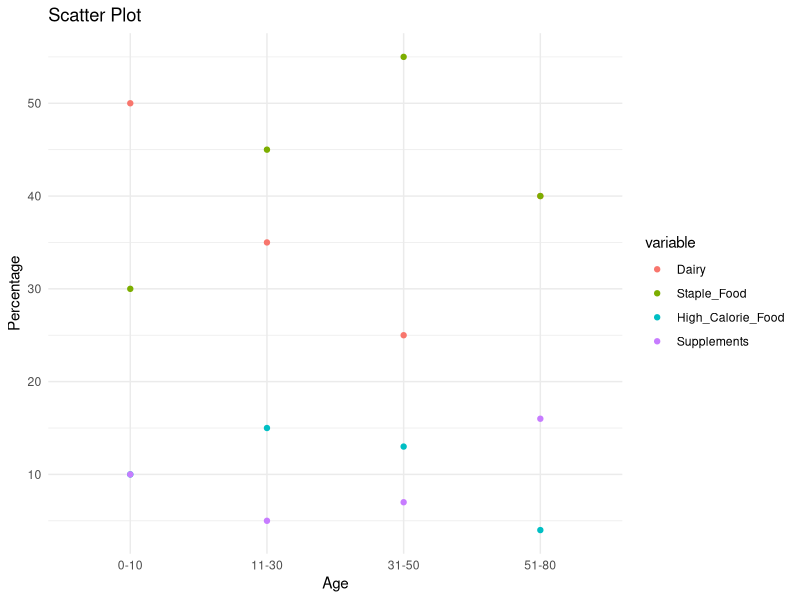

This chart was generated by the following R code:
library(ggplot2)

data <- data.frame(
  Age = c("0-10", "11-30", "31-50", "51-80"),
  Dairy = c(50, 35, 25, 40),
  Staple_Food = c(30, 45, 55, 40),
  High_Calorie_Food = c(10, 15, 13, 4),
  Supplements = c(10, 5, 7, 16)
)

# Reshape data for ggplot2
data_long <- reshape2::melt(data, id.vars = "Age")

# Scatter Plot
ggplot(data_long, aes(x = Age, y = value, color = variable)) +
  geom_point() +
  labs(title = "Scatter Plot", x = "Age", y = "Percentage") +
  theme_minimal()
